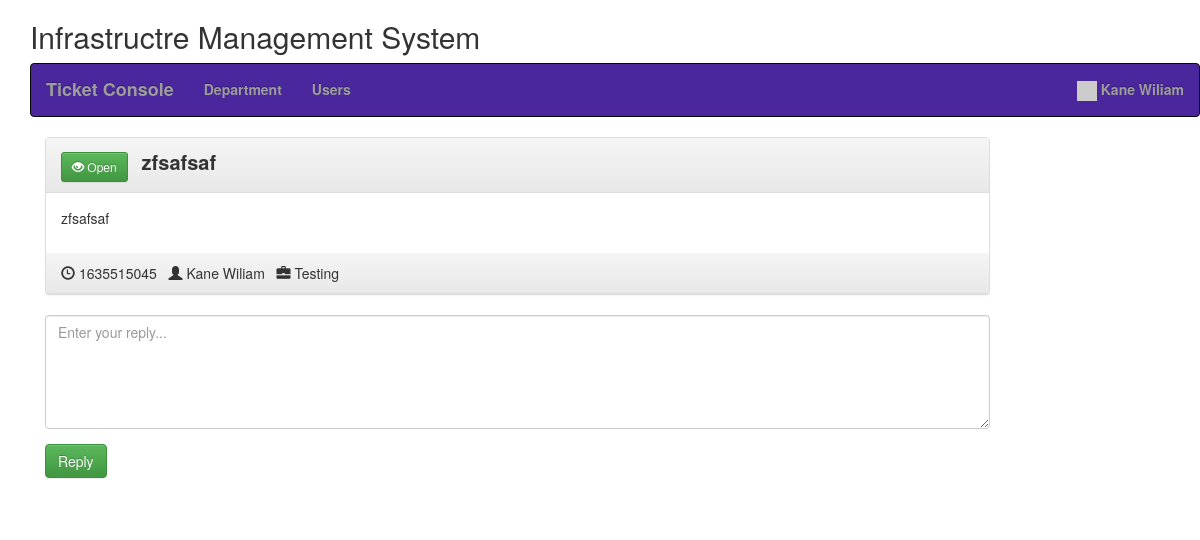
The app's page /view_ticket.php?id=617bfaa5ce86d (signed in) with its own data.
### tables this page shows
CREATE TABLE `users` (
  `id` int(11) NOT NULL,
  `email` varchar(250) NOT NULL,
  `password` varchar(250) NOT NULL,
  `create_date` datetime NOT NULL DEFAULT current_timestamp(),
  `name` varchar(250) NOT NULL,
  `user_type` enum('admin','user') NOT NULL,
  `status` int(11) NOT NULL
);

CREATE TABLE `tickets` (
  `id` int(11) NOT NULL,
  `uniqid` varchar(20) NOT NULL,
  `user` int(11) NOT NULL,
  `title` varchar(250) NOT NULL,
  `init_msg` text NOT NULL,
  `department` int(11) NOT NULL,
  `date` varchar(250) NOT NULL,
  `last_reply` int(11) NOT NULL,
  `user_read` int(11) NOT NULL,
  `admin_read` int(11) NOT NULL,
  `resolved` int(11) NOT NULL
);

CREATE TABLE `departments` (
  `id` int(11) NOT NULL,
  `name` varchar(250) NOT NULL,
  `status` int(11) NOT NULL DEFAULT 1
);

### class/Database.php (called while the page is built)
<?php
class Database {
    public function dbConnect() {
        static $DBH = null;
        if (is_null($DBH)) {
			$connection = new mysqli(HOST, USER, PASSWORD, DATABASE);
			if($connection->connect_error){
				die("Error failed to connect to MySQL: " . $connection->connect_error);
			} else {
				$DBH = $connection;
			}
        }
        return $DBH;
    }
}

### init.php (called while the page is built, shortened)
<?php
require 'class/Database.php';
require 'class/Users.php';
require 'class/Tickets.php';
$users = new Users;
$tickets = new Tickets;
?>

### class/Users.php (called while the page is built, shortened)
<?php
class Users extends Database {
	private $userTable = 'users';
	private $dbConnect = false;
	public function __construct(){
        $this->dbConnect = $this->dbConnect();
    }
	public function getUserInfo() {
		if(!empty($_SESSION["userid"])) {
			$sqlQuery = "SELECT * FROM ".$this->userTable."
				WHERE id ='".$_SESSION["userid"]."'";
			$result = mysqli_query($this->dbConnect, $sqlQuery);
			$userDetails = mysqli_fetch_assoc($result);
			return $userDetails;
		}
	}
}

### class/Tickets.php (called while the page is built, shortened)
<?php
class Tickets extends Database {
    private $ticketTable = 'tickets';
	private $dbConnect = false;
	public function __construct(){
        $this->dbConnect = $this->dbConnect();
    }
    public function ticketInfo($id) {
		$sqlQuery = "SELECT t.id, t.uniqid, t.title, t.user, t.init_msg as message, t.date, t.last_reply, t.resolved, u.name as creater, d.name as department
			FROM ".$this->ticketTable." t
			LEFT JOIN users u ON t.user = u.id
			LEFT JOIN departments d ON t.department = d.id
			WHERE t.uniqid = '".$id."'";
		$result = mysqli_query($this->dbConnect, $sqlQuery);
        $tickets = mysqli_fetch_assoc($result);
        return $tickets;
    }
	public function updateTicketReadStatus($ticketId) {
		$updateField = '';
		if(isset($_SESSION["admin"])) {
			$updateField = "admin_read = '1'";
		} else {
			$updateField = "user_read = '1'";
		}
		$updateTicket = "UPDATE ".$this->ticketTable."
			SET $updateField
			WHERE id = '".$ticketId."'";
		mysqli_query($this->dbConnect, $updateTicket);
	}
}

### view_ticket.php (the view, shortened to what this page needs)
<?php
include 'init.php';
include('inc/header.php');
$ticketDetails = $tickets->ticketInfo($_GET['id']);
$user = $users->getUserInfo();
?>
<link rel="stylesheet" href="css/style.css" />
<?php include('inc/container.php');?>
<div class="container">
	<div class="row home-sections">
	<h2>Infrastructre Management System</h2>
	<?php include('menus.php'); ?>
	</div>
	<section class="comment-list">
		<article class="row">
			<div class="col-md-10 col-sm-10">
				<div class="panel panel-default arrow left">
					<div class="panel-heading right">
					<?php if($ticketDetails['resolved']) { ?>
					<button type="button" class="btn btn-danger btn-sm">
					  <span class="glyphicon glyphicon-eye-close"></span> Closed
					</button>
					<?php } else { ?>
					<button type="button" class="btn btn-success btn-sm">
					  <span class="glyphicon glyphicon-eye-open"></span> Open
					</button>
					<?php } ?>
					<span class="ticket-title"><?php echo $ticketDetails['title']; ?></span>
					</div>
					<div class="panel-body">
						<div class="comment-post">
						<p>
						<?php echo $ticketDetails['message']; ?>
						</p>
						</div>
					</div>
					<div class="panel-heading right">
						<span class="glyphicon glyphicon-time"></span> <time class="comment-date" datetime="16-12-2014 01:05"><i class="fa fa-clock-o"></i> <?php echo $ticketDetails['date']; ?></time>
						&nbsp;&nbsp;<span class="glyphicon glyphicon-user"></span> <?php echo $ticketDetails['creater']; ?>
						&nbsp;&nbsp;<span class="glyphicon glyphicon-briefcase"></span> <?php echo $ticketDetails['department']; ?>
					</div>
				</div>
			</div>
		</article>
		<form method="post" id="ticketReply">
			<article class="row">
				<div class="col-md-10 col-sm-10">
					<div class="form-group">
						<textarea class="form-control" rows="5" id="message" name="message" placeholder="Enter your reply..." required></textarea>
					</div>
			</div>
			</article>
			<article class="row">
				<div class="col-md-10 col-sm-10">
					<div class="form-group">
						<input type="submit" name="reply" id="reply" class="btn btn-success" value="Reply" />
					</div>
				</div>
			</article>
		</form>
	</section>
</div>
<?php include('inc/footer.php');?>

### menus.php (shortened to what this page needs)
<nav class="navbar navbar-inverse" style="background:#4A279C;color:#f6f8f9;font-weight:bold;">
	<div class="container-fluid">
		<ul class="nav navbar-nav menus">
			<li id="ticket"><a href="ticket.php" class="navbar-brand">Ticket Console</a></li>
			<?php if(isset($_SESSION["admin"])) { ?>
				<li id="department"><a href="department.php" >Department</a></li>
				<li id="user"><a href="user.php" >Users</a></li>
			<?php } ?>
		</ul>
		<ul class="nav navbar-nav navbar-right">
			<li class="dropdown">
				<a href="#" class="dropdown-toggle" data-toggle="dropdown"><span class="label label-pill label-danger count"></span>
				<img src="//gravatar.com/avatar/<?php echo md5($user['email']); ?>?s=100" width="20px">&nbsp;<?php if(isset($_SESSION["userid"])) { echo $user['name']; } ?></a>
			</li>
		</ul>
	</div>
</nav>

### css/style.css (style rules this page uses)
.ticket-title { font-weight:bold; font-size:20px; margin-left:10px; }

### records on screen
users: name "Kane Wiliam"
tickets: title "zfsafsaf", init_msg "zfsafsaf", date "1635515045", users.name "Kane Wiliam", departments.name "Testing"
